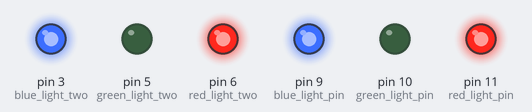
This sketch was run on a simulated Arduino Uno, built with avr-gcc and run on an emulated ATmega328P. On the bench: output pins drawn as LEDs (lit = HIGH).

Above: at 0.1 s.
Timing chart, 0 to 1.6 s (numbered marks = the images above):
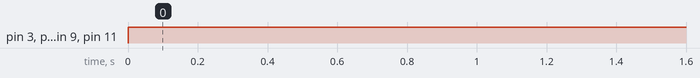

Measured:
- by itself, pin 3 (blue_light_two), pin 6 (red_light_two), pin 9 (blue_light_pin), pin 11 (red_light_pin): LOW → HIGH at 0.00 s

The sketch:

CCTV_Mask_RGB.ino
```cpp
/*
RGB LAYOUT:
RGB_LED     Uno/Nano    MEGA
RED         D11         D13
GND         GND         GND
GREEN       D10         D12
BLUE        D9          D11

NOTE: Remeber to use resistors on RGB wiring to prevent a burn out
*/

int red_light_pin= 11;
int green_light_pin = 10;
int blue_light_pin = 9;

int red_light_two = 6;
int green_light_two = 5;
int blue_light_two = 3;

void setup() {
  pinMode(red_light_pin, OUTPUT);
  pinMode(green_light_pin, OUTPUT);
  pinMode(blue_light_pin, OUTPUT);
  pinMode(red_light_two, OUTPUT);
  pinMode(green_light_two, OUTPUT);
  pinMode(blue_light_two, OUTPUT);
}

void loop() {
  /*
  RGB_color(255, 0, 0); // Red
  delay(2000);
  RGB_color(0, 255, 0); // Green
  delay(2000);
  RGB_color(0, 0, 255); // Blue
  delay(2000);
  RGB_color(255, 255, 125); // Raspberry
  delay(2000);
  RGB_color(0, 255, 255); // Cyan
  delay(2000);
  */
  RGB_color_two(255, 0, 255);
  RGB_color(255, 0, 255); // Magenta
  delay(1000);
  /*
  RGB_color(255, 255, 0); // Yellow
  delay(2000);
  RGB_color(255, 255, 255); // White
  delay(2000);
  */
}

void RGB_color_two(int red_light_value, int green_light_value, int blue_light_value)
 {
  analogWrite(red_light_two, red_light_value);
  analogWrite(green_light_two, green_light_value);
  analogWrite(blue_light_two, blue_light_value);
}

void RGB_color(int red_light_value, int green_light_value, int blue_light_value)
 {
  analogWrite(red_light_pin, red_light_value);
  analogWrite(green_light_pin, green_light_value);
  analogWrite(blue_light_pin, blue_light_value);
}
```
